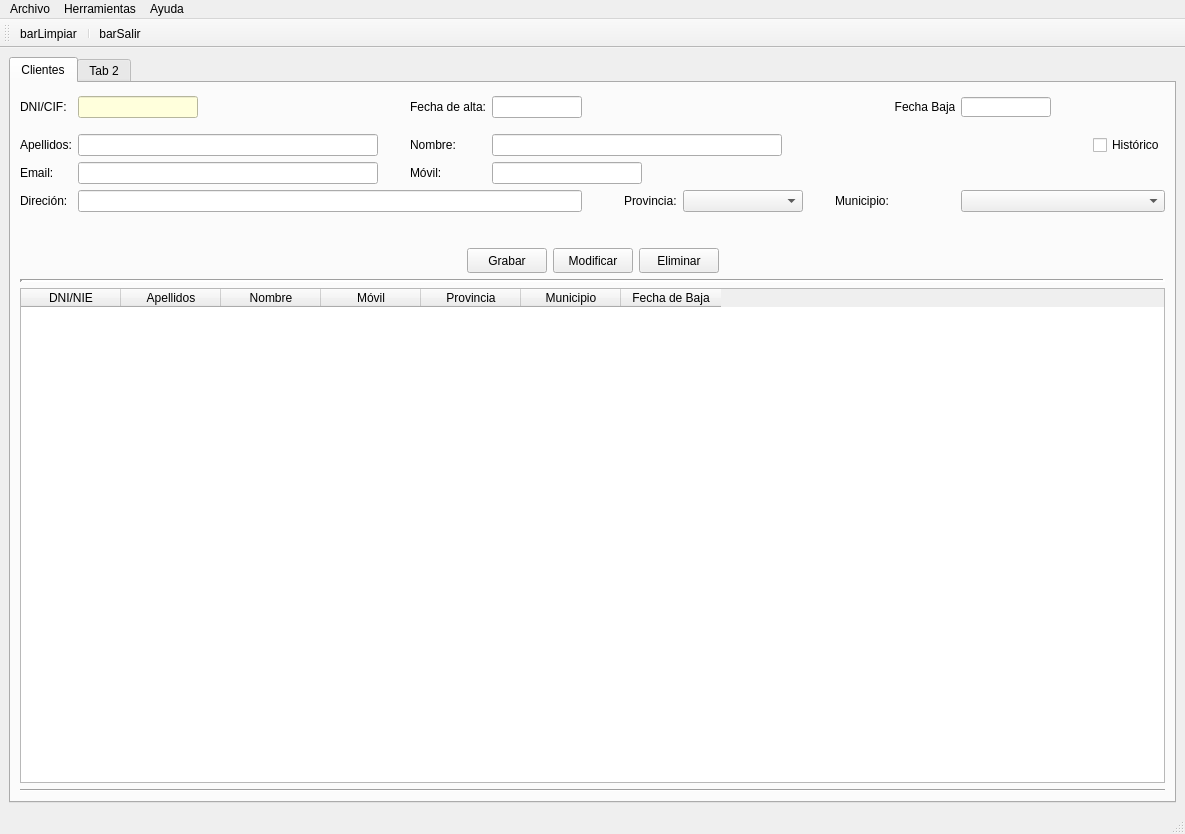
<?xml version="1.0" encoding="UTF-8"?>
<ui version="4.0">
 <class>venPrincipal</class>
 <widget class="QMainWindow" name="venPrincipal">
  <property name="geometry">
   <rect>
    <x>0</x>
    <y>0</y>
    <width>1171</width>
    <height>834</height>
   </rect>
  </property>
  <property name="maximumSize">
   <size>
    <width>16777215</width>
    <height>16777215</height>
   </size>
  </property>
  <property name="windowTitle">
   <string>InmoTeis</string>
  </property>
  <property name="windowIcon">
   <iconset>
    <normaloff>img/house.ico</normaloff>img/house.ico</iconset>
  </property>
  <widget class="QWidget" name="centralwidget">
   <layout class="QGridLayout" name="gridLayout_2">
    <item row="0" column="0">
     <spacer name="horizontalSpacer_6">
      <property name="orientation">
       <enum>Qt::Horizontal</enum>
      </property>
      <property name="sizeHint" stdset="0">
       <size>
        <width>40</width>
        <height>20</height>
       </size>
      </property>
     </spacer>
    </item>
    <item row="0" column="2">
     <spacer name="horizontalSpacer_7">
      <property name="orientation">
       <enum>Qt::Horizontal</enum>
      </property>
      <property name="sizeHint" stdset="0">
       <size>
        <width>40</width>
        <height>20</height>
       </size>
      </property>
     </spacer>
    </item>
    <item row="0" column="1">
     <widget class="QTabWidget" name="panPrincipal">
      <property name="minimumSize">
       <size>
        <width>0</width>
        <height>0</height>
       </size>
      </property>
      <property name="maximumSize">
       <size>
        <width>16777215</width>
        <height>1500</height>
       </size>
      </property>
      <property name="currentIndex">
       <number>0</number>
      </property>
      <widget class="QWidget" name="pesClientes">
       <attribute name="title">
        <string>Clientes</string>
       </attribute>
       <layout class="QGridLayout" name="gridLayout_3">
        <item row="5" column="0">
         <widget class="QTableWidget" name="tabClientes">
          <property name="maximumSize">
           <size>
            <width>16777215</width>
            <height>600</height>
           </size>
          </property>
          <property name="styleSheet">
           <string notr="true"/>
          </property>
          <property name="selectionBehavior">
           <enum>QAbstractItemView::SelectRows</enum>
          </property>
          <column>
           <property name="text">
            <string>DNI/NIE</string>
           </property>
          </column>
          <column>
           <property name="text">
            <string>Apellidos</string>
           </property>
          </column>
          <column>
           <property name="text">
            <string>Nombre</string>
           </property>
          </column>
          <column>
           <property name="text">
            <string>Móvil</string>
           </property>
          </column>
          <column>
           <property name="text">
            <string>Provincia</string>
           </property>
          </column>
          <column>
           <property name="text">
            <string>Municipio</string>
           </property>
          </column>
          <column>
           <property name="text">
            <string>Fecha de Baja</string>
           </property>
          </column>
         </widget>
        </item>
        <item row="2" column="0">
         <layout class="QHBoxLayout" name="horizontalLayout">
          <item>
           <spacer name="horizontalSpacer_4">
            <property name="orientation">
             <enum>Qt::Horizontal</enum>
            </property>
            <property name="sizeHint" stdset="0">
             <size>
              <width>40</width>
              <height>20</height>
             </size>
            </property>
           </spacer>
          </item>
          <item>
           <widget class="QPushButton" name="btnGrabarcli">
            <property name="minimumSize">
             <size>
              <width>80</width>
              <height>25</height>
             </size>
            </property>
            <property name="maximumSize">
             <size>
              <width>80</width>
              <height>25</height>
             </size>
            </property>
            <property name="text">
             <string>Grabar</string>
            </property>
           </widget>
          </item>
          <item>
           <widget class="QPushButton" name="btnModifcli">
            <property name="minimumSize">
             <size>
              <width>80</width>
              <height>25</height>
             </size>
            </property>
            <property name="maximumSize">
             <size>
              <width>80</width>
              <height>25</height>
             </size>
            </property>
            <property name="text">
             <string>Modificar</string>
            </property>
           </widget>
          </item>
          <item>
           <widget class="QPushButton" name="btnDelcli">
            <property name="minimumSize">
             <size>
              <width>80</width>
              <height>25</height>
             </size>
            </property>
            <property name="maximumSize">
             <size>
              <width>80</width>
              <height>25</height>
             </size>
            </property>
            <property name="text">
             <string>Eliminar</string>
            </property>
           </widget>
          </item>
          <item>
           <spacer name="horizontalSpacer_5">
            <property name="orientation">
             <enum>Qt::Horizontal</enum>
            </property>
            <property name="sizeHint" stdset="0">
             <size>
              <width>40</width>
              <height>20</height>
             </size>
            </property>
           </spacer>
          </item>
         </layout>
        </item>
        <item row="6" column="0">
         <widget class="Line" name="line_2">
          <property name="orientation">
           <enum>Qt::Horizontal</enum>
          </property>
         </widget>
        </item>
        <item row="1" column="0">
         <spacer name="verticalSpacer">
          <property name="orientation">
           <enum>Qt::Vertical</enum>
          </property>
          <property name="sizeType">
           <enum>QSizePolicy::Fixed</enum>
          </property>
          <property name="sizeHint" stdset="0">
           <size>
            <width>20</width>
            <height>30</height>
           </size>
          </property>
         </spacer>
        </item>
        <item row="3" column="0">
         <widget class="Line" name="line">
          <property name="lineWidth">
           <number>3</number>
          </property>
          <property name="orientation">
           <enum>Qt::Horizontal</enum>
          </property>
         </widget>
        </item>
        <item row="0" column="0">
         <layout class="QGridLayout" name="gridLayout">
          <item row="0" column="1">
           <widget class="QLineEdit" name="txtDnicli">
            <property name="minimumSize">
             <size>
              <width>120</width>
              <height>0</height>
             </size>
            </property>
            <property name="maximumSize">
             <size>
              <width>120</width>
              <height>16777215</height>
             </size>
            </property>
            <property name="styleSheet">
             <string notr="true">background-color: rgb(255, 255, 220);</string>
            </property>
           </widget>
          </item>
          <item row="2" column="4" colspan="8">
           <widget class="QLineEdit" name="txtNomcli">
            <property name="minimumSize">
             <size>
              <width>290</width>
              <height>0</height>
             </size>
            </property>
            <property name="maximumSize">
             <size>
              <width>200</width>
              <height>16777215</height>
             </size>
            </property>
           </widget>
          </item>
          <item row="2" column="1">
           <widget class="QLineEdit" name="txtApelcli">
            <property name="minimumSize">
             <size>
              <width>300</width>
              <height>0</height>
             </size>
            </property>
            <property name="maximumSize">
             <size>
              <width>400</width>
              <height>16777215</height>
             </size>
            </property>
           </widget>
          </item>
          <item row="2" column="0">
           <widget class="QLabel" name="lblApelcli">
            <property name="text">
             <string>Apellidos:</string>
            </property>
           </widget>
          </item>
          <item row="4" column="1" colspan="4">
           <widget class="QLineEdit" name="txtDircli">
            <property name="minimumSize">
             <size>
              <width>400</width>
              <height>0</height>
             </size>
            </property>
           </widget>
          </item>
          <item row="4" column="9">
           <widget class="QLabel" name="lblMunicli">
            <property name="text">
             <string>Municipio:</string>
            </property>
           </widget>
          </item>
          <item row="4" column="11" colspan="3">
           <widget class="QComboBox" name="cmbMunicli">
            <property name="minimumSize">
             <size>
              <width>200</width>
              <height>0</height>
             </size>
            </property>
           </widget>
          </item>
          <item row="3" column="1">
           <widget class="QLineEdit" name="txtEmailCli">
            <property name="minimumSize">
             <size>
              <width>300</width>
              <height>0</height>
             </size>
            </property>
            <property name="maximumSize">
             <size>
              <width>300</width>
              <height>16777215</height>
             </size>
            </property>
           </widget>
          </item>
          <item row="2" column="3">
           <widget class="QLabel" name="lblNomcli">
            <property name="text">
             <string>Nombre:</string>
            </property>
           </widget>
          </item>
          <item row="0" column="0">
           <widget class="QLabel" name="lblDnicli">
            <property name="text">
             <string>DNI/CIF:</string>
            </property>
           </widget>
          </item>
          <item row="3" column="0">
           <widget class="QLabel" name="lblEmailCli">
            <property name="text">
             <string>Email:</string>
            </property>
           </widget>
          </item>
          <item row="0" column="5">
           <widget class="QPushButton" name="btnAltaCli">
            <property name="minimumSize">
             <size>
              <width>30</width>
              <height>30</height>
             </size>
            </property>
            <property name="maximumSize">
             <size>
              <width>30</width>
              <height>30</height>
             </size>
            </property>
            <property name="styleSheet">
             <string notr="true">background-color: transparent; border: none;</string>
            </property>
            <property name="text">
             <string/>
            </property>
            <property name="icon">
             <iconset>
              <normaloff>../img/calendar.png</normaloff>../img/calendar.png</iconset>
            </property>
            <property name="iconSize">
             <size>
              <width>30</width>
              <height>30</height>
             </size>
            </property>
           </widget>
          </item>
          <item row="4" column="5">
           <spacer name="horizontalSpacer_3">
            <property name="orientation">
             <enum>Qt::Horizontal</enum>
            </property>
            <property name="sizeType">
             <enum>QSizePolicy::Fixed</enum>
            </property>
            <property name="sizeHint" stdset="0">
             <size>
              <width>20</width>
              <height>20</height>
             </size>
            </property>
           </spacer>
          </item>
          <item row="4" column="0">
           <widget class="QLabel" name="lblDircli">
            <property name="text">
             <string>Direción:</string>
            </property>
           </widget>
          </item>
          <item row="3" column="3">
           <widget class="QLabel" name="lblMovilcli">
            <property name="text">
             <string>Móvil:</string>
            </property>
           </widget>
          </item>
          <item row="3" column="4" colspan="4">
           <widget class="QLineEdit" name="txtMovilcli">
            <property name="minimumSize">
             <size>
              <width>120</width>
              <height>0</height>
             </size>
            </property>
            <property name="maximumSize">
             <size>
              <width>150</width>
              <height>16777215</height>
             </size>
            </property>
           </widget>
          </item>
          <item row="4" column="7">
           <widget class="QComboBox" name="cmbProcli">
            <property name="minimumSize">
             <size>
              <width>120</width>
              <height>0</height>
             </size>
            </property>
           </widget>
          </item>
          <item row="4" column="6">
           <widget class="QLabel" name="lblProcli">
            <property name="text">
             <string>Provincia:</string>
            </property>
           </widget>
          </item>
          <item row="3" column="2">
           <spacer name="horizontalSpacer">
            <property name="orientation">
             <enum>Qt::Horizontal</enum>
            </property>
            <property name="sizeType">
             <enum>QSizePolicy::Fixed</enum>
            </property>
            <property name="sizeHint" stdset="0">
             <size>
              <width>20</width>
              <height>20</height>
             </size>
            </property>
           </spacer>
          </item>
          <item row="0" column="4">
           <widget class="QLineEdit" name="txtAltacli">
            <property name="minimumSize">
             <size>
              <width>90</width>
              <height>0</height>
             </size>
            </property>
            <property name="maximumSize">
             <size>
              <width>90</width>
              <height>16777215</height>
             </size>
            </property>
           </widget>
          </item>
          <item row="4" column="8">
           <spacer name="horizontalSpacer_2">
            <property name="orientation">
             <enum>Qt::Horizontal</enum>
            </property>
            <property name="sizeType">
             <enum>QSizePolicy::Fixed</enum>
            </property>
            <property name="sizeHint" stdset="0">
             <size>
              <width>20</width>
              <height>20</height>
             </size>
            </property>
           </spacer>
          </item>
          <item row="0" column="3">
           <widget class="QLabel" name="date_lbl">
            <property name="text">
             <string>Fecha de alta:</string>
            </property>
           </widget>
          </item>
          <item row="2" column="13">
           <widget class="QCheckBox" name="chkHistoriacli">
            <property name="text">
             <string>Histórico</string>
            </property>
           </widget>
          </item>
          <item row="1" column="13">
           <spacer name="verticalSpacer_2">
            <property name="orientation">
             <enum>Qt::Vertical</enum>
            </property>
            <property name="sizeType">
             <enum>QSizePolicy::Fixed</enum>
            </property>
            <property name="sizeHint" stdset="0">
             <size>
              <width>20</width>
              <height>6</height>
             </size>
            </property>
           </spacer>
          </item>
          <item row="0" column="10">
           <widget class="QLabel" name="lblBajacli">
            <property name="minimumSize">
             <size>
              <width>60</width>
              <height>20</height>
             </size>
            </property>
            <property name="maximumSize">
             <size>
              <width>60</width>
              <height>20</height>
             </size>
            </property>
            <property name="text">
             <string>Fecha Baja</string>
            </property>
            <property name="alignment">
             <set>Qt::AlignCenter</set>
            </property>
           </widget>
          </item>
          <item row="0" column="11">
           <widget class="QLineEdit" name="txtBajacli">
            <property name="minimumSize">
             <size>
              <width>90</width>
              <height>20</height>
             </size>
            </property>
            <property name="maximumSize">
             <size>
              <width>90</width>
              <height>20</height>
             </size>
            </property>
            <property name="alignment">
             <set>Qt::AlignCenter</set>
            </property>
           </widget>
          </item>
          <item row="0" column="12">
           <widget class="QPushButton" name="btnBajacli">
            <property name="minimumSize">
             <size>
              <width>30</width>
              <height>30</height>
             </size>
            </property>
            <property name="maximumSize">
             <size>
              <width>30</width>
              <height>30</height>
             </size>
            </property>
            <property name="styleSheet">
             <string notr="true">background-color: transparent; border: none;</string>
            </property>
            <property name="text">
             <string/>
            </property>
            <property name="icon">
             <iconset>
              <normaloff>../img/calendar.png</normaloff>../img/calendar.png</iconset>
            </property>
            <property name="iconSize">
             <size>
              <width>29</width>
              <height>29</height>
             </size>
            </property>
           </widget>
          </item>
         </layout>
        </item>
       </layout>
      </widget>
      <widget class="QWidget" name="tabConstruccion">
       <attribute name="title">
        <string>Tab 2</string>
       </attribute>
       <widget class="QLabel" name="label">
        <property name="geometry">
         <rect>
          <x>380</x>
          <y>150</y>
          <width>111</width>
          <height>20</height>
         </rect>
        </property>
        <property name="text">
         <string>Panel en construcción</string>
        </property>
       </widget>
      </widget>
     </widget>
    </item>
   </layout>
  </widget>
  <widget class="QMenuBar" name="menubar">
   <property name="geometry">
    <rect>
     <x>0</x>
     <y>0</y>
     <width>1171</width>
     <height>21</height>
    </rect>
   </property>
   <widget class="QMenu" name="menuArchivo">
    <property name="title">
     <string>Archivo</string>
    </property>
    <addaction name="actionSalir"/>
    <addaction name="actionCrear_Backup"/>
    <addaction name="actionRestaurar_Backup"/>
   </widget>
   <widget class="QMenu" name="menuHerramientas">
    <property name="title">
     <string>Herramientas</string>
    </property>
   </widget>
   <widget class="QMenu" name="menuAyuda">
    <property name="title">
     <string>Ayuda</string>
    </property>
   </widget>
   <addaction name="menuArchivo"/>
   <addaction name="menuHerramientas"/>
   <addaction name="menuAyuda"/>
  </widget>
  <widget class="QStatusBar" name="statusbar"/>
  <widget class="QToolBar" name="toolBar">
   <property name="windowTitle">
    <string>toolBar</string>
   </property>
   <attribute name="toolBarArea">
    <enum>TopToolBarArea</enum>
   </attribute>
   <attribute name="toolBarBreak">
    <bool>false</bool>
   </attribute>
   <addaction name="actionbarLimpiar"/>
   <addaction name="separator"/>
   <addaction name="actionbarSalir"/>
  </widget>
  <action name="actionSalir">
   <property name="text">
    <string>Salir</string>
   </property>
  </action>
  <action name="actionCrear_Backup">
   <property name="text">
    <string>Backup</string>
   </property>
  </action>
  <action name="actionRestaurar_Backup">
   <property name="text">
    <string>Restaurar</string>
   </property>
  </action>
  <action name="actionbarSalir">
   <property name="icon">
    <iconset>
     <normaloff>../img/right-arrow.png</normaloff>../img/right-arrow.png</iconset>
   </property>
   <property name="text">
    <string>barSalir</string>
   </property>
   <property name="toolTip">
    <string>Salir</string>
   </property>
   <property name="shortcut">
    <string>Alt+S</string>
   </property>
  </action>
  <action name="actionbarLimpiar">
   <property name="icon">
    <iconset>
     <normaloff>../img/refresh.png</normaloff>../img/refresh.png</iconset>
   </property>
   <property name="text">
    <string>barLimpiar</string>
   </property>
   <property name="toolTip">
    <string>Limpiar</string>
   </property>
   <property name="shortcut">
    <string>Alt+R</string>
   </property>
  </action>
 </widget>
 <tabstops>
  <tabstop>panPrincipal</tabstop>
  <tabstop>txtDnicli</tabstop>
  <tabstop>txtApelcli</tabstop>
  <tabstop>txtNomcli</tabstop>
  <tabstop>txtEmailCli</tabstop>
  <tabstop>txtMovilcli</tabstop>
  <tabstop>txtDircli</tabstop>
  <tabstop>cmbProcli</tabstop>
  <tabstop>cmbMunicli</tabstop>
  <tabstop>btnGrabarcli</tabstop>
  <tabstop>btnModifcli</tabstop>
  <tabstop>btnDelcli</tabstop>
  <tabstop>tabClientes</tabstop>
 </tabstops>
 <resources/>
 <connections/>
</ui>
